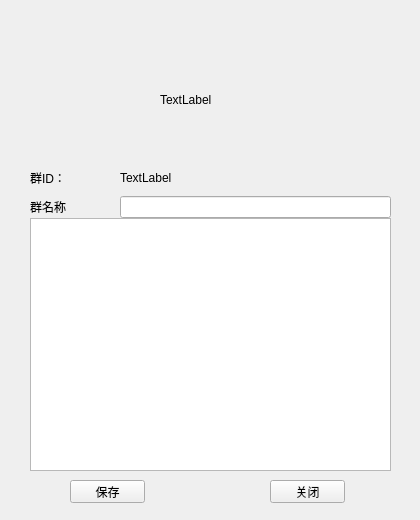
<?xml version="1.0" encoding="UTF-8"?>
<ui version="4.0">
 <class>UsersGroupInfo</class>
 <widget class="QWidget" name="UsersGroupInfo">
  <property name="geometry">
   <rect>
    <x>0</x>
    <y>0</y>
    <width>420</width>
    <height>520</height>
   </rect>
  </property>
  <property name="windowTitle">
   <string>Form</string>
  </property>
  <widget class="QWidget" name="MainBoard" native="true">
   <property name="geometry">
    <rect>
     <x>10</x>
     <y>10</y>
     <width>400</width>
     <height>500</height>
    </rect>
   </property>
   <widget class="QLabel" name="ProfileLabel">
    <property name="geometry">
     <rect>
      <x>150</x>
      <y>40</y>
      <width>100</width>
      <height>100</height>
     </rect>
    </property>
    <property name="text">
     <string>TextLabel</string>
    </property>
   </widget>
   <widget class="QWidget" name="verticalLayoutWidget">
    <property name="geometry">
     <rect>
      <x>20</x>
      <y>150</y>
      <width>361</width>
      <height>311</height>
     </rect>
    </property>
    <layout class="QVBoxLayout" name="verticalLayout" stretch="1,1,7">
     <property name="spacing">
      <number>0</number>
     </property>
     <item>
      <layout class="QHBoxLayout" name="horizontalLayout_2" stretch="1,3">
       <item>
        <widget class="QLabel" name="IDLabel">
         <property name="text">
          <string>群ID：</string>
         </property>
        </widget>
       </item>
       <item>
        <widget class="QLabel" name="ID">
         <property name="text">
          <string>TextLabel</string>
         </property>
        </widget>
       </item>
      </layout>
     </item>
     <item>
      <layout class="QHBoxLayout" name="horizontalLayout" stretch="1,3">
       <property name="spacing">
        <number>0</number>
       </property>
       <item>
        <widget class="QLabel" name="NameLabel">
         <property name="text">
          <string>群名称</string>
         </property>
        </widget>
       </item>
       <item>
        <widget class="QLineEdit" name="NameLineEdit"/>
       </item>
      </layout>
     </item>
     <item>
      <widget class="QTextEdit" name="DescTextEdit"/>
     </item>
    </layout>
   </widget>
   <widget class="QPushButton" name="SaveButton">
    <property name="geometry">
     <rect>
      <x>60</x>
      <y>470</y>
      <width>75</width>
      <height>23</height>
     </rect>
    </property>
    <property name="text">
     <string>保存</string>
    </property>
   </widget>
   <widget class="QPushButton" name="CloseButton">
    <property name="geometry">
     <rect>
      <x>260</x>
      <y>470</y>
      <width>75</width>
      <height>23</height>
     </rect>
    </property>
    <property name="text">
     <string>关闭</string>
    </property>
   </widget>
  </widget>
 </widget>
 <resources/>
 <connections/>
</ui>
